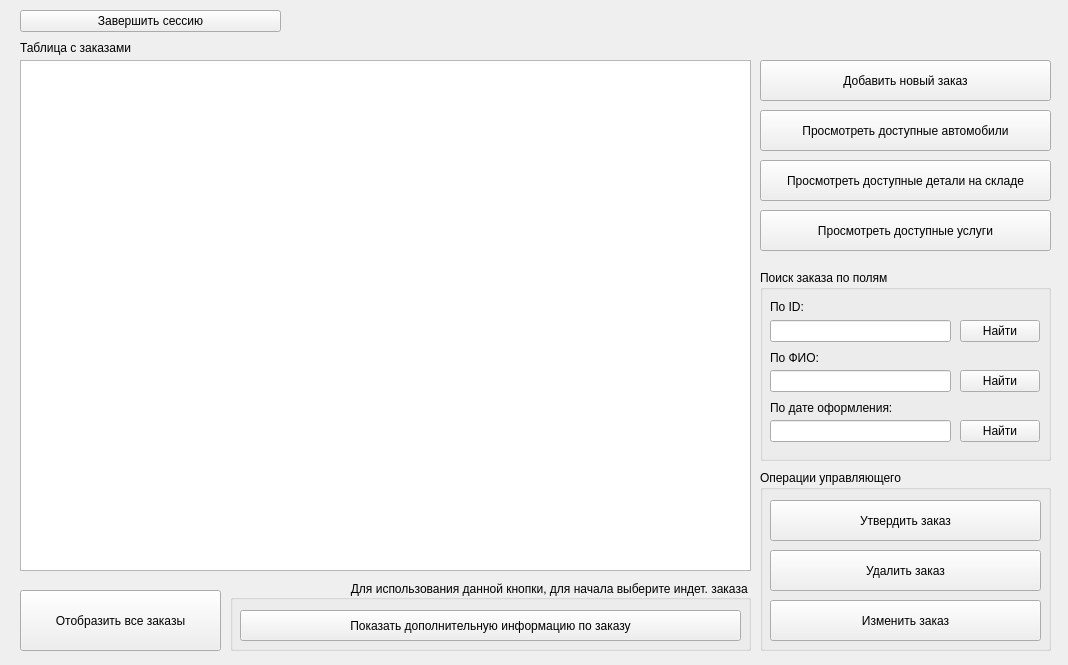
<?xml version="1.0" encoding="UTF-8"?>
<ui version="4.0">
 <class>MainForm</class>
 <widget class="QWidget" name="MainForm">
  <property name="geometry">
   <rect>
    <x>0</x>
    <y>0</y>
    <width>1068</width>
    <height>665</height>
   </rect>
  </property>
  <property name="windowTitle">
   <string>Программа для учёта заказов</string>
  </property>
  <widget class="QTableView" name="tableView">
   <property name="geometry">
    <rect>
     <x>20</x>
     <y>60</y>
     <width>731</width>
     <height>511</height>
    </rect>
   </property>
   <attribute name="horizontalHeaderCascadingSectionResizes">
    <bool>true</bool>
   </attribute>
   <attribute name="horizontalHeaderDefaultSectionSize">
    <number>200</number>
   </attribute>
   <attribute name="horizontalHeaderStretchLastSection">
    <bool>true</bool>
   </attribute>
   <attribute name="verticalHeaderCascadingSectionResizes">
    <bool>true</bool>
   </attribute>
   <attribute name="verticalHeaderDefaultSectionSize">
    <number>60</number>
   </attribute>
  </widget>
  <widget class="QLabel" name="label">
   <property name="geometry">
    <rect>
     <x>20</x>
     <y>40</y>
     <width>131</width>
     <height>16</height>
    </rect>
   </property>
   <property name="text">
    <string>Таблица с заказами</string>
   </property>
  </widget>
  <widget class="QGroupBox" name="admin_groupBox_1">
   <property name="geometry">
    <rect>
     <x>230</x>
     <y>580</y>
     <width>521</width>
     <height>71</height>
    </rect>
   </property>
   <property name="title">
    <string>  Для использования данной кнопки, для начала выберите индет. заказа </string>
   </property>
   <property name="alignment">
    <set>Qt::AlignRight|Qt::AlignTrailing|Qt::AlignVCenter</set>
   </property>
   <widget class="QPushButton" name="showInformation_pushButton">
    <property name="geometry">
     <rect>
      <x>10</x>
      <y>30</y>
      <width>501</width>
      <height>31</height>
     </rect>
    </property>
    <property name="text">
     <string>Показать дополнительную информацию по заказу</string>
    </property>
   </widget>
  </widget>
  <widget class="QPushButton" name="pushButton_3">
   <property name="geometry">
    <rect>
     <x>760</x>
     <y>60</y>
     <width>291</width>
     <height>41</height>
    </rect>
   </property>
   <property name="text">
    <string>Добавить новый заказ</string>
   </property>
  </widget>
  <widget class="QGroupBox" name="groupBox_2">
   <property name="geometry">
    <rect>
     <x>760</x>
     <y>270</y>
     <width>291</width>
     <height>191</height>
    </rect>
   </property>
   <property name="title">
    <string>Поиск заказа по полям   </string>
   </property>
   <widget class="QLabel" name="label_2">
    <property name="geometry">
     <rect>
      <x>10</x>
      <y>30</y>
      <width>59</width>
      <height>14</height>
     </rect>
    </property>
    <property name="text">
     <string>По ID:</string>
    </property>
   </widget>
   <widget class="QLineEdit" name="orderID_lineEdit">
    <property name="geometry">
     <rect>
      <x>10</x>
      <y>50</y>
      <width>181</width>
      <height>22</height>
     </rect>
    </property>
   </widget>
   <widget class="QPushButton" name="findByID_pushButton">
    <property name="geometry">
     <rect>
      <x>200</x>
      <y>50</y>
      <width>80</width>
      <height>22</height>
     </rect>
    </property>
    <property name="text">
     <string>Найти</string>
    </property>
   </widget>
   <widget class="QLineEdit" name="fullName_lineEdit">
    <property name="geometry">
     <rect>
      <x>10</x>
      <y>100</y>
      <width>181</width>
      <height>22</height>
     </rect>
    </property>
   </widget>
   <widget class="QPushButton" name="findByFullName_pushButton">
    <property name="geometry">
     <rect>
      <x>200</x>
      <y>100</y>
      <width>80</width>
      <height>22</height>
     </rect>
    </property>
    <property name="text">
     <string>Найти</string>
    </property>
   </widget>
   <widget class="QLabel" name="label_3">
    <property name="geometry">
     <rect>
      <x>10</x>
      <y>80</y>
      <width>91</width>
      <height>16</height>
     </rect>
    </property>
    <property name="text">
     <string>По ФИО:</string>
    </property>
   </widget>
   <widget class="QLineEdit" name="date_lineEdit">
    <property name="geometry">
     <rect>
      <x>10</x>
      <y>150</y>
      <width>181</width>
      <height>22</height>
     </rect>
    </property>
   </widget>
   <widget class="QLabel" name="label_4">
    <property name="geometry">
     <rect>
      <x>10</x>
      <y>130</y>
      <width>141</width>
      <height>16</height>
     </rect>
    </property>
    <property name="text">
     <string>По дате оформления:</string>
    </property>
   </widget>
   <widget class="QPushButton" name="findByFullName_pushButton_2">
    <property name="geometry">
     <rect>
      <x>200</x>
      <y>150</y>
      <width>80</width>
      <height>22</height>
     </rect>
    </property>
    <property name="text">
     <string>Найти</string>
    </property>
   </widget>
  </widget>
  <widget class="QPushButton" name="showOrders_pushButton">
   <property name="geometry">
    <rect>
     <x>20</x>
     <y>590</y>
     <width>201</width>
     <height>61</height>
    </rect>
   </property>
   <property name="text">
    <string>Отобразить все заказы</string>
   </property>
  </widget>
  <widget class="QGroupBox" name="admin_groupBox">
   <property name="geometry">
    <rect>
     <x>760</x>
     <y>470</y>
     <width>291</width>
     <height>181</height>
    </rect>
   </property>
   <property name="title">
    <string>Операции управляющего</string>
   </property>
   <widget class="QPushButton" name="utverditi_pushButton">
    <property name="geometry">
     <rect>
      <x>10</x>
      <y>30</y>
      <width>271</width>
      <height>41</height>
     </rect>
    </property>
    <property name="text">
     <string>Утвердить заказ</string>
    </property>
   </widget>
   <widget class="QPushButton" name="deleteObject_pushButton">
    <property name="geometry">
     <rect>
      <x>10</x>
      <y>80</y>
      <width>271</width>
      <height>41</height>
     </rect>
    </property>
    <property name="text">
     <string>Удалить заказ</string>
    </property>
   </widget>
   <widget class="QPushButton" name="pushButton">
    <property name="enabled">
     <bool>true</bool>
    </property>
    <property name="geometry">
     <rect>
      <x>10</x>
      <y>130</y>
      <width>271</width>
      <height>41</height>
     </rect>
    </property>
    <property name="text">
     <string>Изменить заказ</string>
    </property>
   </widget>
  </widget>
  <widget class="QPushButton" name="exit_pushButton">
   <property name="geometry">
    <rect>
     <x>20</x>
     <y>10</y>
     <width>261</width>
     <height>22</height>
    </rect>
   </property>
   <property name="text">
    <string>Завершить сессию</string>
   </property>
  </widget>
  <widget class="QPushButton" name="showAutomobiles_pushButton">
   <property name="geometry">
    <rect>
     <x>760</x>
     <y>110</y>
     <width>291</width>
     <height>41</height>
    </rect>
   </property>
   <property name="text">
    <string>Просмотреть доступные автомобили</string>
   </property>
  </widget>
  <widget class="QPushButton" name="showDetails_pushButton">
   <property name="geometry">
    <rect>
     <x>760</x>
     <y>160</y>
     <width>291</width>
     <height>41</height>
    </rect>
   </property>
   <property name="text">
    <string>Просмотреть доступные детали на складе</string>
   </property>
  </widget>
  <widget class="QPushButton" name="showServices_pushButton">
   <property name="geometry">
    <rect>
     <x>760</x>
     <y>210</y>
     <width>291</width>
     <height>41</height>
    </rect>
   </property>
   <property name="text">
    <string>Просмотреть доступные услуги</string>
   </property>
  </widget>
 </widget>
 <resources/>
 <connections/>
</ui>
